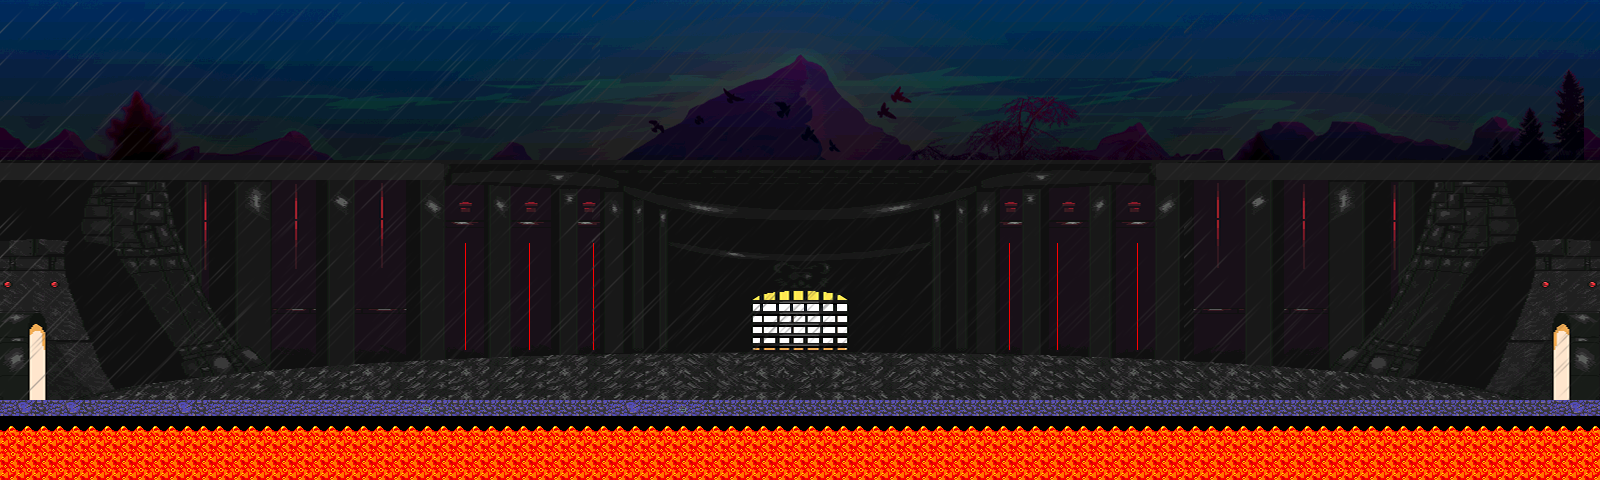

This game map was drawn from its Tiled (.tmx) file and the tilesets committed beside it. A one-line description and the trimmed map source follow:
An orthogonal 100x30 tile map with 16x16 px tiles, 8 tile layers (BackgroundSky, ArenaBackground, BackgroundLava, Lava, ...), 8 tilesets and 9 objects.

<map version="1.2" tiledversion="1.2.1" orientation="orthogonal" renderorder="right-down" width="100" height="30" tilewidth="16" tileheight="16" infinite="0" nextlayerid="21" nextobjectid="16">
 <tileset firstgid="1" source="Lava.tsx" />
 <tileset firstgid="7" source="DoorLeft.tsx" />
 <tileset firstgid="8" source="Floor.tsx" />
 <tileset firstgid="148" source="Lighting.tsx" />
 <tileset firstgid="153" source="RainAnimation.tsx" />
 <tileset firstgid="158" name="BackgroundSky" tilewidth="16" tileheight="16" tilecount="3000" columns="100">
  <image source="BackgroundSky.bmp" width="1600" height="480" />
 </tileset>
 <tileset firstgid="3158" name="ArenaBackground" tilewidth="16" tileheight="16" tilecount="3000" columns="100">
  <image source="ArenaBackground.bmp" width="1600" height="480" />
 </tileset>
 <tileset firstgid="6158" name="BackgroundForLava" tilewidth="16" tileheight="16" tilecount="100" columns="100">
  <image source="BackgroundForLava.bmp" width="1600" height="22" />
 </tileset>
 <layer id="13" name="BackgroundSky" width="100" height="30">
  <data>[3000 cells, 3000 non-empty, 2970 distinct tile ids]</data>
 </layer>
 <layer id="15" name="ArenaBackground" width="100" height="30">
  <data>[3000 cells, 1600 non-empty, 1600 distinct tile ids]</data>
 </layer>
 <layer id="16" name="BackgroundLava" width="100" height="30">
  <data>[3000 cells, 103 non-empty, 101 distinct tile ids]</data>
 </layer>
 <layer id="3" name="Lava" width="100" height="30">
  <data>[3000 cells, 10 non-empty, 1 distinct tile ids]</data>
 </layer>
 <layer id="5" name="DoorCollidable" width="100" height="30">
  <data>[3000 cells, 2 non-empty, 1 distinct tile ids]</data>
 </layer>
 <layer id="8" name="FloorCollidable" width="100" height="30">
  <data>[3000 cells, 100 non-empty, 10 distinct tile ids]</data>
 </layer>
 <layer id="10" name="Lighting" width="100" height="30">
  <data>[3000 cells, 6 non-empty, 1 distinct tile ids]</data>
 </layer>
 <objectgroup id="20" name="Boundary">
  <object id="11" x="528" y="352" height="48" />
  <object id="12" x="1408" y="352" height="48" />
 </objectgroup>
 <layer id="11" name="Rain" width="100" height="30">
  <data>[3000 cells, 3 non-empty, 1 distinct tile ids]</data>
 </layer>
 <objectgroup id="17" name="Floor">
  <object id="2" x="0" y="400" width="1601" height="15" />
  <object id="3" x="-1" y="1" width="6" height="413" />
  <object id="4" x="1593" y="0" width="6" height="416" />
  <object id="13" x="0" y="0" width="1600" />
  <object id="14" x="1030.67" y="604" />
 </objectgroup>
 <objectgroup id="18" name="BossSpawn">
  <object id="5" x="1231" y="354" width="65" height="44" />
 </objectgroup>
 <objectgroup id="19" name="PlayerSpawn">
  <object id="6" x="45" y="368" width="19" height="33" />
 </objectgroup>
</map>
